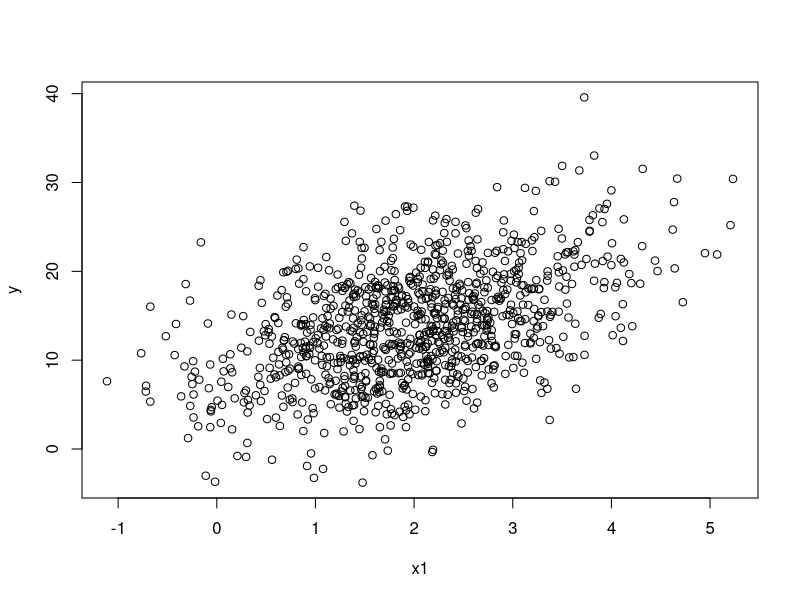
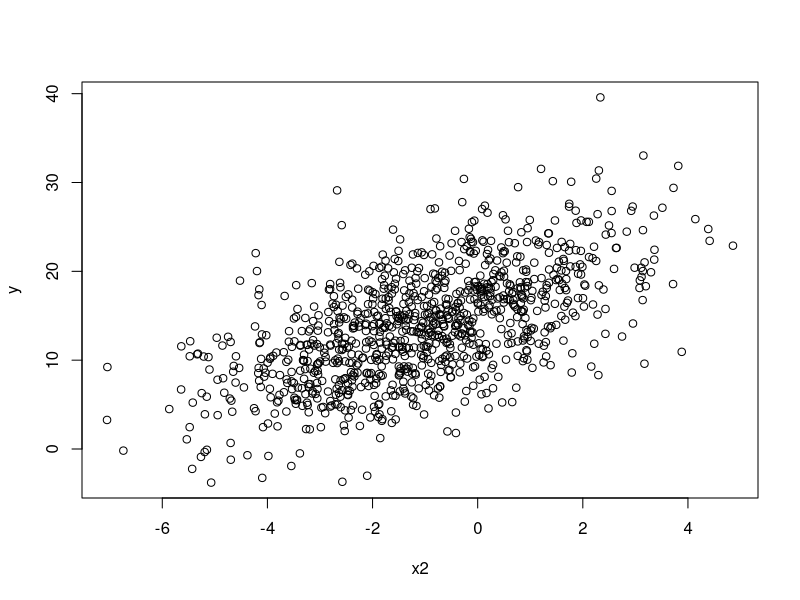
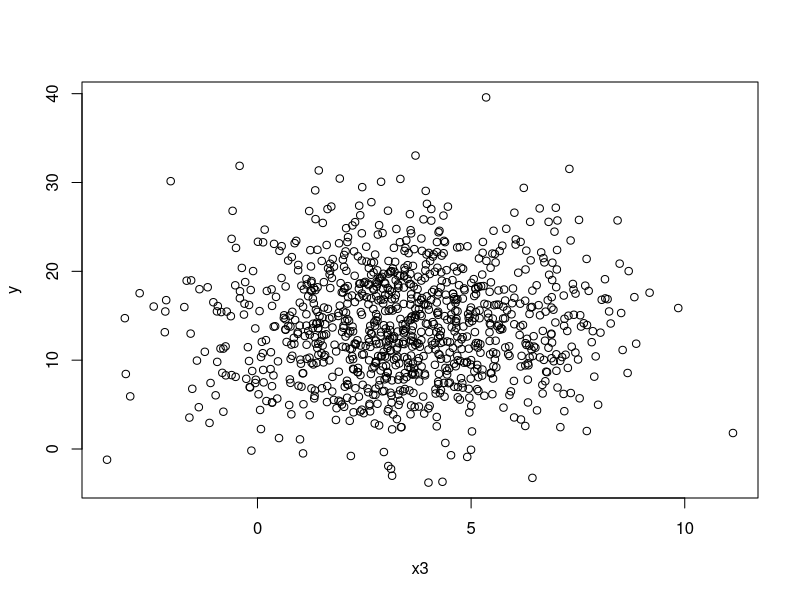
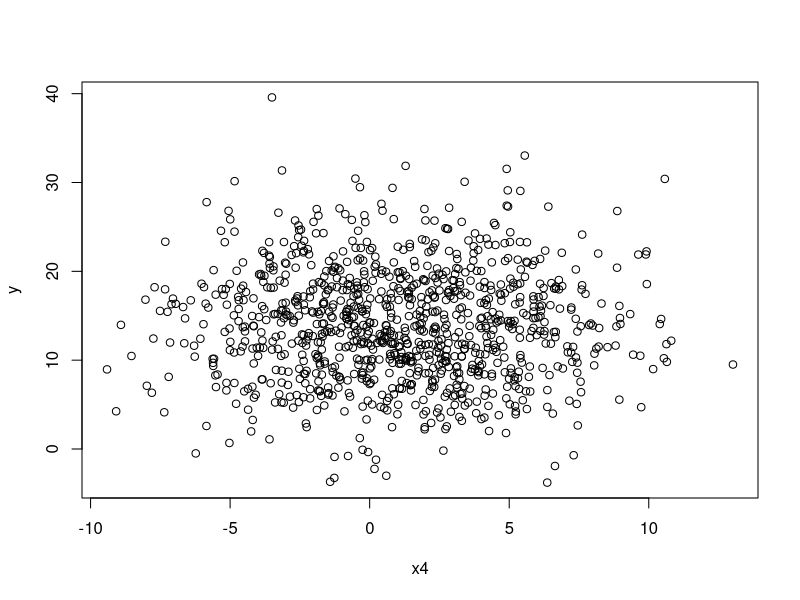

Write the R code that produced these figures, in order.
# generate synthetic data
x1 = c()
x2 = c()
x3 = c()
x4 = c()
y = c()
for (i in 1:1000)
{
  x1[i] = rnorm(1, mean = 2, sd = 1)
  x2[i] = rnorm(1, mean = -1, sd = 2)
  x3[i] = rnorm(1, mean = 3.5, sd = 2.2)
  x4[i] = rnorm(1, mean = 1, sd = 4)
  y[i] = 3*x1[i] + 2*x2[i] + 0*x3[i] + 0*x4[i] + 10 + rnorm(1, mean = 0, sd = 4)
}
plot(x1,y)
plot(x2,y)
plot(x3,y)
plot(x4,y)

# scale features
x1_scaled = (x1 - mean(x1))/sd(x1)
x2_scaled = (x2 - mean(x2))/sd(x2)
x3_scaled = (x3 - mean(x3))/sd(x3)
x4_scaled = (x4 - mean(x4))/sd(x4)

# build candidate models
full_model                    = lm(y ~ x1 + x2 + x3 + x4)
full_model_scaled             = lm(y ~ x1_scaled + x2_scaled + x3_scaled + x4_scaled)

good_model                    = lm(y ~ x1 + x2)
good_model_scaled             = lm(y ~ x1_scaled + x2_scaled)

bad_model                     = lm(y ~ x3 + x4)
bad_model_scaled              = lm(y ~ x3_scaled + x4_scaled)

noisy_model_1                 = lm(y ~ x1 + x2 + x3)
noisy_model_scaled_1          = lm(y ~ x1_scaled + x2_scaled + x3_scaled)

noisy_model_2                 = lm(y ~ x1 + x2 + x4)
noisy_model_scaled_2          = lm(y ~ x1_scaled + x2_scaled + x4_scaled)

partial_good_model_1          = lm(y ~ x1 + x3)
partial_good_model_scaled_1   = lm(y ~ x1_scaled + x3_scaled)

partial_good_model_2          = lm(y ~ x2 + x3)
partial_good_model_scaled_2   = lm(y ~ x2_scaled + x3_scaled)

# compute penalty terms
full_model_penalty            = mean(exp(-abs(full_model_scaled$coefficients[-1])))

good_model_penalty            = mean(exp(-abs(good_model_scaled$coefficients[-1])))

bad_model_penalty             = mean(exp(-abs(bad_model_scaled$coefficients[-1])))

noisy_model_1_penalty         = mean(exp(-abs(noisy_model_scaled_1$coefficients[-1])))

noisy_model_2_penalty         = mean(exp(-abs(noisy_model_scaled_2$coefficients[-1])))

partial_good_model_1_penalty  = mean(exp(-abs(partial_good_model_scaled_1$coefficients[-1])))

partial_good_model_2_penalty  = mean(exp(-abs(partial_good_model_scaled_2$coefficients[-1])))

# compute entropy
full_model_entropy            = -mean(log2(dnorm(y, mean = predict.lm(full_model_scaled), sd = sd(residuals(full_model_scaled)))))

good_model_entropy            = -mean(log2(dnorm(y, mean = predict.lm(good_model_scaled), sd = sd(residuals(good_model_scaled)))))

bad_model_entropy             = -mean(log2(dnorm(y, mean = predict.lm(bad_model_scaled), sd = sd(residuals(bad_model_scaled)))))

noisy_model_1_entropy         = -mean(log2(dnorm(y, mean = predict.lm(noisy_model_scaled_1), sd = sd(residuals(noisy_model_scaled_1)))))

noisy_model_2_entropy         = -mean(log2(dnorm(y, mean = predict.lm(noisy_model_scaled_2), sd = sd(residuals(noisy_model_scaled_2)))))

partial_good_model_1_entropy  = -mean(log2(dnorm(y, mean = predict.lm(partial_good_model_scaled_1), sd = sd(residuals(partial_good_model_scaled_1)))))

partial_good_model_2_entropy  = -mean(log2(dnorm(y, mean = predict.lm(partial_good_model_scaled_2), sd = sd(residuals(partial_good_model_scaled_2)))))

# model selection metric
full_model_info           = full_model_penalty * full_model_entropy

good_model_info           = good_model_penalty * good_model_entropy

bad_model_info            = bad_model_penalty * bad_model_entropy

noisy_model_1_info        = noisy_model_1_penalty * noisy_model_1_entropy

noisy_model_2_info        = noisy_model_2_penalty * noisy_model_2_entropy

partial_good_model_1_info = partial_good_model_1_penalty * partial_good_model_1_entropy

partial_good_model_2_info = partial_good_model_2_penalty * partial_good_model_2_entropy

# comparing custom metric with AIC
metric_vs_AIC = as.data.frame(cbind(
  c(full_model_info, good_model_info, bad_model_info, noisy_model_1_info, noisy_model_2_info, partial_good_model_1_info, partial_good_model_2_info),
  c(AIC(full_model_scaled), AIC(good_model_scaled), AIC(bad_model_scaled), AIC(noisy_model_scaled_1), AIC(noisy_model_scaled_2), AIC(partial_good_model_scaled_1), AIC(partial_good_model_scaled_2))
))
names(metric_vs_AIC) = c("custom_metric", "AIC")
metric_vs_AIC

# generate unseen data
# NOTE: overriding the old x1, ..., x4 so the predict() function works properly
x1 = c()
x2 = c()
x3 = c()
x4 = c()
y = c()
for (i in 1:1000)
{
  x1[i] = rnorm(1, mean = 2, sd = 1)
  x2[i] = rnorm(1, mean = -1, sd = 2)
  x3[i] = rnorm(1, mean = 3.5, sd = 2.2)
  x4[i] = rnorm(1, mean = 1, sd = 4)
  y[i] = 3*x1[i] + 2*x2[i] + 0*x3[i] + 0*x4[i] + 10 + rnorm(1, mean = 0, sd = 4)
}
unseen_data = as.data.frame(cbind(x1, x2, x3, x4))

# evaluate RMSE of models on unseen data
full_model_rmse           = sqrt(mean((y - predict.lm(full_model, newdata = unseen_data))^2))

good_model_rmse           = sqrt(mean((y - predict.lm(good_model, newdata = unseen_data))^2))

bad_model_rmse            = sqrt(mean((y - predict.lm(bad_model, newdata = unseen_data))^2))

noisy_model_1_rmse        = sqrt(mean((y - predict.lm(noisy_model_1, newdata = unseen_data))^2))

noisy_model_2_rmse        = sqrt(mean((y - predict.lm(noisy_model_2, newdata = unseen_data))^2))

partial_good_model_1_rmse = sqrt(mean((y - predict.lm(partial_good_model_1, newdata = unseen_data))^2))

partial_good_model_2_rmse = sqrt(mean((y - predict.lm(partial_good_model_2, newdata = unseen_data))^2))


# compare custom metric to RMSE values on unseen data
metric_vs_RMSE = as.data.frame(cbind(
  c(full_model_info, good_model_info, bad_model_info, noisy_model_1_info, noisy_model_2_info, partial_good_model_1_info, partial_good_model_2_info),
  c(AIC(full_model_scaled), AIC(good_model_scaled), AIC(bad_model_scaled), AIC(noisy_model_scaled_1), AIC(noisy_model_scaled_2), AIC(partial_good_model_scaled_1), AIC(partial_good_model_scaled_2)),
  c(full_model_rmse, good_model_rmse, bad_model_rmse, noisy_model_1_rmse, noisy_model_2_rmse, partial_good_model_1_rmse, partial_good_model_2_rmse)
))
names(metric_vs_RMSE) = c("custom_metric", "AIC", "RMSE")
metric_vs_RMSE
